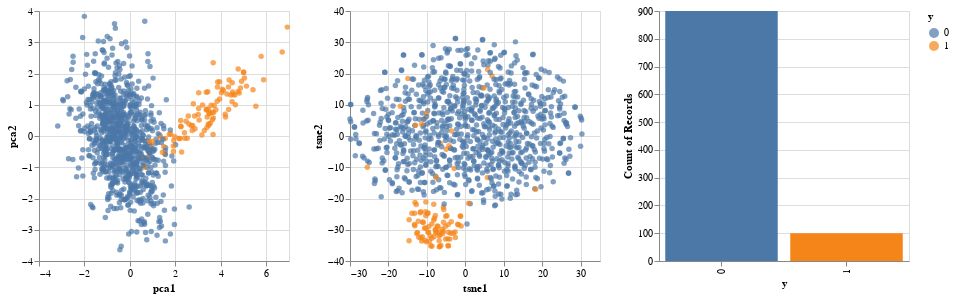

Here is the notebook cell this chart was saved with:
### Code cell
def plot_multidimensional(X, y):
    
    x_pca  = PCA(n_components=2).fit_transform(X)  # Compute PCA
    x_tsne = TSNE(random_state=0).fit_transform(X) # Compute TSNE
    
    df = pd.DataFrame({'pca1': x_pca[:, 0],  'pca2': x_pca[:, 1],
                      'tsne1': x_tsne[:, 0], 'tsne2': x_tsne[:, 1],
                      "y": y})
    
    brush = alt.selection(type='interval', resolve='global')
    
    scatter = alt.Chart(df).mark_circle().encode(
        color=alt.condition(brush, 'y:N', alt.ColorValue('lightgray')),
    ).add_selection(
        brush
    ).properties(
        width=250,
        height=250
    )
    
    bars = alt.Chart(df).mark_bar().encode(
        x='y:N', 
        y='count(y):Q',
        color='y:N',
    ).transform_filter(
        brush
    ).properties(
        width=250,
        height=250
    )

    return scatter.encode(x='pca1', y='pca2') | scatter.encode(x='tsne1', y='tsne2') | bars

plot_multidimensional(X, y)

### Figure 1 — Vega-Lite specification as saved in the notebook (floating-point values rounded to 4 significant figures; data arrays with more than 128 entries replaced by an {"elided": "..."} marker saying what was removed)
{"config": {"view": {"continuousWidth": 400, "continuousHeight": 300}}, "hconcat": [{"mark": "circle", "encoding": {"color": {"condition": {"type": "nominal", "field": "y", "selection": "selector001"}, "value": "lightgray"}, "x": {"type": "quantitative", "field": "pca1"}, "y": {"type": "quantitative", "field": "pca2"}}, "height": 250, "selection": {"selector001": {"type": "interval", "resolve": "global"}}, "width": 250}, {"mark": "circle", "encoding": {"color": {"condition": {"type": "nominal", "field": "y", "selection": "selector001"}, "value": "lightgray"}, "x": {"type": "quantitative", "field": "tsne1"}, "y": {"type": "quantitative", "field": "tsne2"}}, "height": 250, "selection": {"selector001": {"type": "interval", "resolve": "global"}}, "width": 250}, {"mark": "bar", "encoding": {"color": {"type": "nominal", "field": "y"}, "x": {"type": "nominal", "field": "y"}, "y": {"type": "quantitative", "aggregate": "count", "field": "y"}}, "height": 250, "transform": [{"filter": {"selection": "selector001"}}], "width": 250}], "data": {"name": "data-1fefebbdd832ab2751154f92b8442dd0"}, "$schema": "https://vega.github.io/schema/vega-lite/v4.0.0.json", "datasets": {"data-1fefebbdd832ab2751154f92b8442dd0": {"elided": "1000 records"}}}
